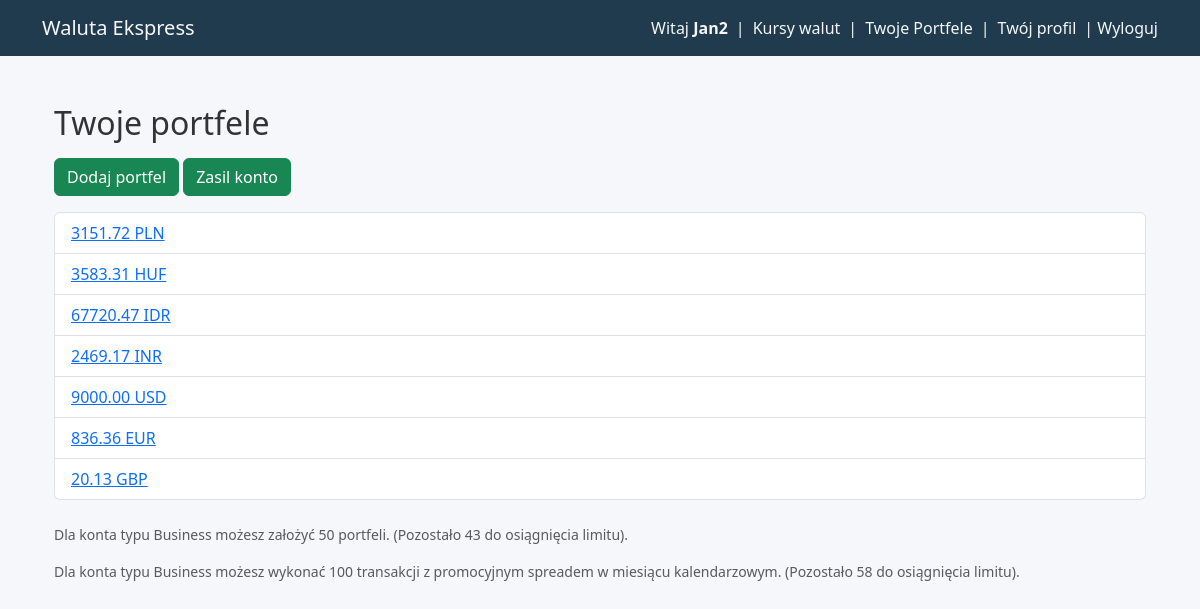
The page /wallets/ (signed in) on the database its author committed.
### apps/backend_brokers/models.py (models this page shows, shortened)
class Wallet(models.Model):
    SELECTABLE_CURRENCIES = [
        ("PLN", "polski nowy złoty"),
        ("EUR", "euro"),
        ("USD", "dolar amerykański"),
        ("AUD", "dolar australijski"),
        ("BGN", "lew (Bułgaria)"),
        ("BRL", "real (Brazylia)"),
        ("CAD", "dolar kanadyjski"),
        ("CHF", "frank szwajcarski"),
        ("CLP", "peso chilijskie"),
        ("CNY", "yuan renminbi (Chiny)"),
        ("CZK", "korona czeska"),
        ("DKK", "korona duńska"),
        ("GBP", "funt szterling"),
        ("HKD", "dolar Hongkongu"),
        ("HUF", "forint (Węgry)"),
        ("IDR", "rupia indonezyjska"),
        ("ILS", "nowy izraelski szekel"),
        ("INR", "rupia indyjska"),
        ("ISK", "korona islandzka"),
        ("JPY", "jen (Japonia)"),
        ("KRW", "won południowokoreański"),
        ("MXN", "peso meksykańskie"),
        ("MYR", "ringgit (Malezja)"),
        ("NOK", "korona norweska"),
        ("NZD", "dolar nowozelandzki"),
        ("PHP", "peso filipińskie"),
        ("RON", "lej rumuński"),
        ("SEK", "korona szwedzka"),
        ("SGD", "dolar singapurski"),
        ("THB", "bat (Tajlandia)"),
        ("TRY", "lira turecka"),
        ("UAH", "hrywna (Ukraina)"),
        ("XDR", "SDR (MFW)"),
        ("ZAR", "rand (Republika Południowej Afryki)"),
    ]  # Added to automate drop-down lists
    user = models.ForeignKey(
        Profile,
        on_delete=models.SET_DEFAULT,
        related_name="wallets",
        default="deleted_user",
    )
    wallet_id = models.CharField(max_length=50, unique=True)
    currency = models.CharField(max_length=10, choices=SELECTABLE_CURRENCIES)
    iban = models.CharField(max_length=34, unique=True)
    balance = models.DecimalField(
        max_digits=12, decimal_places=2, default=0.00
    )  # Adjusted per Django Antipatterns
    wallet_status = models.CharField(max_length=50, default="active")

class Profile(models.Model):
    user = models.OneToOneField(User, on_delete=models.CASCADE)
    phone_number = models.CharField(max_length=20, blank=True)
    address = models.CharField(max_length=255, blank=True)
    account_type = models.CharField(
        max_length=20, choices=ACCOUNT_CHOICES, default="personal"
    )
    date_of_birth = models.DateField(null=True, blank=True)
    transaction_limit = models.PositiveIntegerField(default=10)
    wallet_limit = models.PositiveIntegerField(default=5)
    created_at = models.DateTimeField(auto_now_add=True)
    updated_at = models.DateTimeField(auto_now=True)

### apps/backend_brokers/views.py (the view)
# urls.py: path("wallets/", views.wallet, name="wallets"),
@login_required
def wallet(request):
    now = timezone.now()
    wallets = Wallet.objects.filter(user_id=request.user.id, wallet_status="active")
    wallets_count = wallets.count()
    wallets_remaining = request.user.profile.wallet_limit - wallets_count
    transactions_current_month = Transaction.objects.filter(
        user_id=request.user.id, visible_to='user', created_at__year=now.year, created_at__month=now.month
    )
    transactions_count = transactions_current_month.count()
    transactions_remaining = request.user.profile.transaction_limit - transactions_count
    return render(
        request,
        "backend_brokers/list_of_wallets.html",
        {
            "wallets": wallets,
            "wallets_count": wallets_count,
            "wallets_remaining": wallets_remaining,
            "transactions_current_month": transactions_current_month,
            "transactions_count": transactions_count,
            "transactions_remaining": transactions_remaining,
        },
    )

### apps/backend_brokers/templates/backend_brokers/list_of_wallets.html (shortened to what this page needs)
{% extends 'backend_brokers/base.html' %}
{% block content %}
<div class="container mt-5">
    <h2 class="mb-3">Twoje portfele</h2>
    <div>
        <a class="btn btn-success mb-3" href="{% url 'add_wallet' %}">Dodaj portfel</a>
        <a class="btn btn-success mb-3" href="{% url 'deposit' %}" >Zasil konto</a>
    </div>
    <ul class="list-group mb-4">
        {% for wallet in wallets %}
            <li class="list-group-item d-flex justify-content-between align-items-center">
                <a href="{% url 'wallet_transactions' wallet.id %}">
                    {{ wallet.balance|floatformat:2 }} {{ wallet.currency }}
                </a>
            </li>
        {% empty %}
            <li class="list-group-item">Brak portfeli</li>
        {% endfor %}
    </ul>
    <div class="wallet-creation text-muted small">
        <p>Dla konta typu {{ request.user.profile.get_account_type_display }} możesz założyć {{ request.user.profile.wallet_limit }} portfeli. (Pozostało {{ wallets_remaining }} do osiągnięcia limitu).</p>
        <p>Dla konta typu {{ request.user.profile.get_account_type_display }} możesz wykonać {{ request.user.profile.transaction_limit }} transakcji z promocyjnym spreadem w miesiącu kalendarzowym. (Pozostało {{ transactions_remaining }} do osiągnięcia limitu).</p>
    </div>
</div>
{% endblock %}

### apps/backend_brokers/templates/backend_brokers/base.html (shortened to what this page needs)
<!DOCTYPE html>
{% load static %}
<html lang="pl">
<head>
    <link href="https://cdn.jsdelivr.net/npm/bootstrap@5.3.2/dist/css/bootstrap.min.css" rel="stylesheet">
    <link rel="stylesheet" href="{% static 'backend_brokers/css/style.css' %}">
</head>
<body>
<nav class="navbar navbar-expand-lg navbar-custom">
  <div class="container">
    <a class="navbar-brand" href="{% url 'home' %}">Waluta Ekspress</a>
    <div class="collapse navbar-collapse justify-content-end">
        {% if user.is_authenticated and user.profile %}
            Witaj&nbsp;<strong class="me-2">{{ user.first_name }}</strong>|
            <a class="nav-link d-inline mx-2" href="{% url 'exchange_rates' %}">Kursy walut</a>|
            <a class="nav-link d-inline mx-2" href="{% url 'wallets' %}">Twoje Portfele</a>|
            <a class="nav-link d-inline mx-2" href="{% url 'profile' %}">Twój profil</a>|
            <form action="{% url 'logout' %}" method="post" class="d-inline">
                <button type="submit" class="logout-btn">&nbsp;Wyloguj</button>
            </form>
        {% else %}
            <a class="btn btn-success btn-sm me-2" href="{% url 'register' %}">Zarejestruj się</a>
            <a class="btn btn-secondary btn-sm" href="{% url 'login' %}">Zaloguj się</a>
        {% endif %}
    </div>
  </div>
</nav>
<div class="container mt-5">
    {% block content %}{% endblock %}
</div>
</body>
</html>

### apps/backend_brokers/templates/backend_brokers/base.html (style rules this page uses)
body { background-color: #f5f7fa; color: #333; }
.navbar-custom { background-color: #1f3b4d; color: #f5f7fa; }
.navbar-custom .navbar-brand, .navbar-custom .nav-link, .navbar-custom button { color: #f5f7fa; }
button.logout-btn { background: none; border: none; color: inherit; padding: 0; margin: 0; }

### rows shown on the page
Wallet: balance "3151.72", currency "PLN"
Wallet: balance "3583.31", currency "HUF"
Wallet: balance "67720.47", currency "IDR"
Wallet: balance "2469.17", currency "INR"
Wallet: balance "9000.00", currency "USD"
Wallet: balance "836.36", currency "EUR"
Wallet: balance "20.13", currency "GBP"

### other values the page prints
{{ user.first_name }} "Jan2"
{{ request.user.profile.get_account_type_display }} "Business"
{{ request.user.profile.wallet_limit }} "50"
{{ wallets_remaining }} "43"
{{ request.user.profile.transaction_limit }} "100"
{{ transactions_remaining }} "58"
